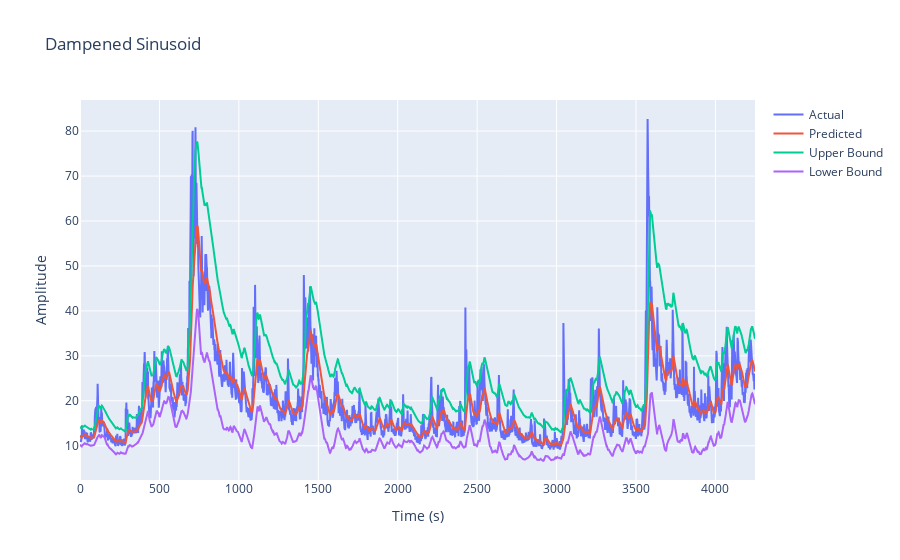

The notebook cell saved with this chart:
### Code cell
import GAS_norm
reload(GAS_norm)
from GAS_norm import SD_Normalization_Gaussian 
from GAS_norm import SD_Normalization_Student
import numpy as np


#mu_list, sigma2_list, y_norm = SD_Normalization_Gaussian(y, y_train, 'Full', mode='predict', norm_strength=[1,1])
mu_list, sigma2_list, y_norm = SD_Normalization_Student(y, y_train,  mode='predict', norm_strength=[0.05 ,0.5])



#Plot the normalized data

plt.plot(t[0:T], y_norm)
plt.xlabel('Time (s)')
plt.ylabel('Amplitude')
plt.title('Normalized data')
plt.show()

#Plot the original data with the predicted mean and 95% variability interval

import plotly.graph_objects as go
fig = go.Figure()
fig.add_trace(go.Scatter(x=t[0:T], y=y, mode='lines', name='Actual'))
fig.add_trace(go.Scatter(x=t[0:T], y=mu_list, mode='lines', name='Predicted'))
fig.add_trace(go.Scatter(x=t[0:T], y=mu_list+1.96*np.sqrt(sigma2_list), mode='lines', name='Upper Bound'))
fig.add_trace(go.Scatter(x=t[0:T], y=mu_list-1.96*np.sqrt(sigma2_list), mode='lines', name='Lower Bound'))
fig.update_layout(title='Dampened Sinusoid', xaxis_title='Time (s)', yaxis_title='Amplitude')
fig.show()


#Write the share of points that are outside the 95% variability interval

share = np.sum((y > mu_list+1.96*np.sqrt(sigma2_list)) | (y < mu_list-1.96*np.sqrt(sigma2_list)))/len(y)
print("The share of points that are outside the 95% variability interval is {}%".format(share*100))

#Write the share of y_{t+1} that are outside the 95% variability interval

share = np.sum((y[1:] > mu_list[0:-1]+1.96*np.sqrt(sigma2_list[0:-1])) | (y[1:] < mu_list[0:-1]-1.96*np.sqrt(sigma2_list[0:-1])))/len(y)
print("The share of y t+1 that are outside the 95% variability interval is {}%".format(share*100))

#Plot sigma_list and mu_list in the same plot
plt.plot(t[0:T], sigma2_list)
plt.plot(t[0:T], mu_list)
plt.xlabel('Time (s)')
plt.ylabel('Amplitude')
plt.title('Sigma2 and mu')
plt.show()

#Plot the distributino of the normalized and unormalized data and compare it with a standard normal distribution

import scipy.stats as stats
import matplotlib.pyplot as plt
import numpy as np

plt.hist(y_norm, bins=100, density=True)
plt.plot(np.linspace(-4, 4, 100), stats.norm.pdf(np.linspace(-4, 4, 100), 0, 1))
plt.xlabel('Normalized Amplitude')
plt.ylabel('Density')
plt.title('Distribution of the normalized data')
plt.show()

### Figure 1 — Plotly figure (JSON) as saved in the notebook; plotly's stock layout.template omitted (floating-point values rounded to 4 significant figures; data arrays with more than 128 entries replaced by an {"elided": "..."} marker saying what was removed)
{"data": [{"mode": "lines", "name": "Actual", "type": "scatter", "x": {"elided": "4250 int values"}, "y": {"elided": "4250 float values"}}, {"mode": "lines", "name": "Predicted", "type": "scatter", "x": {"elided": "4250 int values"}, "y": {"elided": "4250 float values"}}, {"mode": "lines", "name": "Upper Bound", "type": "scatter", "x": {"elided": "4250 int values"}, "y": {"elided": "4250 float values"}}, {"mode": "lines", "name": "Lower Bound", "type": "scatter", "x": {"elided": "4250 int values"}, "y": {"elided": "4250 float values"}}], "layout": {"title": {"text": "Dampened Sinusoid"}, "xaxis": {"title": {"text": "Time (s)"}}, "yaxis": {"title": {"text": "Amplitude"}}}}
